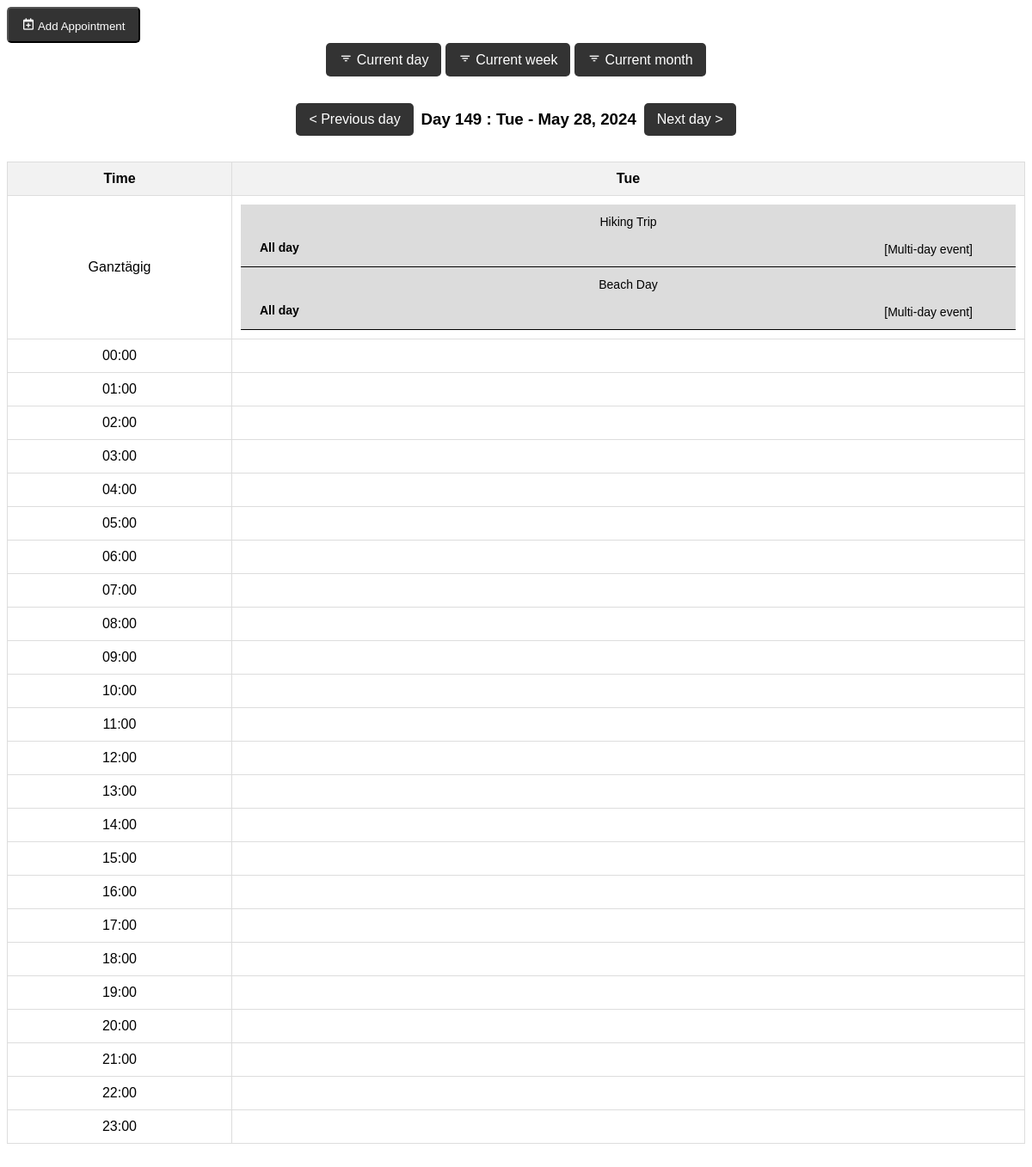
/?view=day&day=28&month=05&year=2024, run on the app's committed database.
### tables this page shows
CREATE TABLE `appointments` (
  `id` int(11) NOT NULL,
  `title` varchar(255) NOT NULL,
  `description` text DEFAULT NULL,
  `date` date NOT NULL,
  `end_date` date DEFAULT NULL,
  `start_time` time DEFAULT NULL,
  `end_time` time DEFAULT NULL,
  `is_full_day` tinyint(1) NOT NULL DEFAULT 0,
  `category` varchar(50) DEFAULT NULL,
  `created_at` timestamp NULL DEFAULT current_timestamp(),
  `category_id` int(11) DEFAULT NULL
);

### index.php (the view, shortened to what this page needs)
<?php
include 'db_connection.php';
$month = isset($_GET['month']) ? $_GET['month'] : date('m');
$year = isset($_GET['year']) ? $_GET['year'] : date('Y');
$view = isset($_GET['view']) ? $_GET['view'] : 'month';
$day = isset($_GET['day']) ? $_GET['day'] : date('j');
$daysInMonth = cal_days_in_month(CAL_GREGORIAN, $month, $year);
$firstDay = mktime(0, 0, 0, $month, 1, $year);
$monthName = date('F', $firstDay);
$dayOfWeek = date('N', $firstDay);
$currentWeek = date('W');
$daysOfWeek = ["Mon", "Tue", "Wed", "Thu", "Fri", "Sat", "Sun"];
?>
<!DOCTYPE html>
<html lang="en">
<head>
    <link rel="stylesheet" href="css/style.css">
    <link href='https://unpkg.com/boxicons@2.1.4/css/boxicons.min.css' rel='stylesheet'>
</head>
<body>
    <button onclick="openAddModal()" class="buttun"> <i class='bx bx-calendar-plus bx-tada bx-xs'></i> Add Appointment</button>
    <div class="calendar-container">
        <div class="navigation">
            <a href='?view=day&month=<?= date('m') ?>&year=<?= date('Y') ?>'> <i class='bx bx-filter'></i> Current day </a> &nbsp;
            <a href='?view=week&month=<?= date('m') ?>&year=<?= date('Y') ?>&week=<?= $currentWeek ?>'> <i class='bx bx-filter'></i> Current week</a>&nbsp;
            <a href='?view=month&month=<?= date('m') ?>&year=<?= date('Y') ?>'><i class='bx bx-filter'></i> Current month</a>
        </div>
        <?php if ($view == 'month') : ?>
            <div class="navigation">
                <a href='?month=<?= ($month == 1) ? 12 : $month - 1 ?>&year=<?= ($month == 1) ? $year - 1 : $year ?>'>
                    &lt; Previous</a>
                <h3 class='h3'><?= $monthName ?> <?= $year ?></h3>
                <a href='?month=<?= ($month == 12) ? 1 : $month + 1 ?>&year=<?= ($month == 12) ? $year + 1 : $year ?>'>Next
                    &gt;</a>
            </div>
            <table class="tableM">
                <tr>
                    <?php foreach ($daysOfWeek as $day) : ?>
                        <th><?= $day ?></th>
                    <?php endforeach; ?>
                </tr>
                <tr>
                    <?php
                    for ($i = 1; $i < $dayOfWeek; $i++) {
                        echo "<td class='other-month'>" . (date('t', mktime(0, 0, 0, $month - 1, 1, $year)) - ($dayOfWeek - $i - 1)) . "</td>";
                    }
                    $dates = [];
                    for ($day = 1; $day <= $daysInMonth; $day++) {
                        $class = ($day == date('j') && $month == date('n') && $year == date('Y')) ? 'today' : '';
                        echo "<td class='date $class' style='width: 300px'>$day";
                        if (!empty($dates)) {
                            foreach ($dates as $date => $data) {
                                if (date('d', strtotime($date)) == $day) {
                                    foreach ($data as $entry) {
                                        $color = $entry['color'];
                                        $title = (strlen($entry['title']) > 18) ? substr($entry['title'], 0, 18) . '...' : $entry['title'];
                                        $time = $entry['time'];
                                        $id = $entry['id'];
                                        echo "<div class='appointment' style='background-color: $color;'>";
                                        echo "<span class='date Hovericon' onclick='DisplayEventsModel(" . $id . ")'>$title</span><br/>";
                                        echo "<div class='descriptionCurrEv'><span>$time [Multi-day event]</span>";
                                        echo "</div></div>";
                                    }
                                    unset($dates[$date]);
                                }
                            }
                        }
                        $appointments = [];
                        $sql = "SELECT a.*, c.*, a.id FROM appointments a LEFT JOIN categories c ON a.category_id = c.id WHERE YEAR(a.date) = $year AND MONTH(a.date) = $month AND DAY(a.date) = $day ORDER BY a.start_time";
                        $result = $pdo->query($sql);
                        if ($result->rowCount() > 0) {
                            while ($row = $result->fetch(PDO::FETCH_ASSOC)) {
                                $time = '';
                                $title = (strlen($row['title']) > 18) ? substr($row['title'], 0, 18) . '...' : $row['title'];
                                if ($row["is_full_day"] == 1) {
                                    echo "<div class='appointment' style='background-color: " . $row["color"] . ";'>";
                                    echo "<span class='full-day Hovericon' onclick='DisplayEventsModel(" . $row["id"] . ")'>" . $title . "<br/></span> <div class='containerAll'> <span class='descriptionEv'> All-day</span>";
                                    $time = 'All-day';
                                } else {
                                    echo "<div class='appointment' style='background-color: " . $row["color"] . ";'>";
                                    echo "<span class='timed Hovericon' onclick='DisplayEventsModel(" . $row["id"] . ")'>" . $title . " <br/> </span>";
                                    echo "<div class='containerAll'><span class='descriptionEv'>" . substr($row["start_time"], 0, 5);
                                    if (!empty($row["end_time"])) {
                                        echo " - " . substr($row["end_time"], 0, 5);
                                    }
                                    $time = substr($row["start_time"], 0, 5) . " - " . substr($row["end_time"], 0, 5);
                                    echo "</span>";
                                }
                                if (!empty($row["end_date"]) && $row["end_date"] != $row["date"]) {
                                    $start = new DateTime($row["date"]);
                                    $end = new DateTime($row["end_date"]);
                                    $currentDate = clone $start;
                                    $currentDate = $currentDate->modify('+1 day');
                                    while ($currentDate <= $end) {
                                        $dates[$currentDate->format('Y-m-d')][] = [
                                            'color' => $row["color"],
                                            'title' => $row["title"],
                                            'id' => $row["id"],
                                            'time' => $time
                                        ];
                                        $currentDate->modify('+1 day');
                                    }
                                }
                                echo "<div class='iconsDV'><i class='bx bx-edit bx-sm Hovericon' style='margin-right: 7px;' onclick='openModalEdite(" . $row["id"] . ")'></i>";
                                echo "<i class='bx bx-trash bx-sm Hovericon' onclick='deleteAppointment(" . $row["id"] . ")'></i></div>";
                                echo "</div></div>";
                            }
                        }
                        echo "</td>";
                        if (date('N', mktime(0, 0, 0, $month, $day, $year)) == 7) {
                            echo "</tr><tr>";
                        }
                    }
                    $lastDayOfWeek = date('N', mktime(0, 0, 0, $month, $daysInMonth, $year));
                    for ($i = $lastDayOfWeek + 1; $i <= 7; $i++) {
                        $nextMonthDay = $i - $lastDayOfWeek;
                        echo "<td class='other-month'>$nextMonthDay</td>";
                    }
                    ?>
                </tr>
            </table>
        <?php elseif ($view == 'day') : ?>
            <?php
            $prevDayTimestamp = strtotime("-1 day", mktime(0, 0, 0, $month, $day, $year));
            $nextDayTimestamp = strtotime("+1 day", mktime(0, 0, 0, $month, $day, $year));
            $prevDay = date('j', $prevDayTimestamp);
            $nextDay = date('j', $nextDayTimestamp);
            $currentDay = date('M j, Y', mktime(0, 0, 0, $month, $day, $year));
            $currentDate = sprintf('%04d-%02d-%02d', $year, $month, $day);
            $dayOfYear = date('z', mktime(0, 0, 0, $month, $day, $year)) + 1;
            $prevDate = date('Y-m-d', strtotime('-1 day', strtotime($year . '-' . $month . '-' . $day)));
            $nextDate = date('Y-m-d', strtotime('+1 day', strtotime($year . '-' . $month . '-' . $day)));
            $prevYear = date('Y', strtotime($prevDate));
            $prevMonth = date('m', strtotime($prevDate));
            $nextYear = date('Y', strtotime($nextDate));
            $nextMonth = date('m', strtotime($nextDate));
            $dayName = date('D', mktime(0, 0, 0, $month, $day, $year));
            ?>
            <div class="navigation">
                <a href='?view=day&day=<?= $prevDay ?>&month=<?= $prevMonth ?>&year=<?= $prevYear ?>'>
                    < Previous day</a>&nbsp;&nbsp;
                        <h3> Day <?= $dayOfYear ?> : <?= $dayName ?> - <?= $currentDay ?></h3>
                        &nbsp;&nbsp;<a href='?view=day&day=<?= $nextDay ?>&month=<?= $nextMonth ?>&year=<?= $nextYear ?>'>Next day ></a>
            </div>
            <table>
                <tr>
                    <th>Time</th>
                    <th><?= $dayName ?></th>
                </tr>
                <tr>
                    <td style='width: 240px;'>Ganztägig</td>
                    <?php
                    $class = ($year . '-' . $month . '-' . $day  == sprintf('%04d-%02d-%02d', date('Y'), date('n'), date('j'))) ? 'today' : '';
                    ?>
                    <td class='date <?= $class ?>'>
                        <?php
                        $sql = "SELECT a.*, c.* ,a.id FROM appointments  a LEFT JOIN categories c ON a.category_id = c.id WHERE DATE(a.date) <= :date AND (DATE(a.end_date) >= :date OR a.end_date IS NULL) AND a.is_full_day = 1";
                        $stmt = $pdo->prepare($sql);
                        $stmt->bindValue(':date', "$year-$month-$day");
                        $stmt->execute();
                        $fullDayEvents = $stmt->fetchAll(PDO::FETCH_ASSOC);
                        foreach ($fullDayEvents as $fullDayEvent) {
                            echo "<div class='appointment' style='background-color: " . $fullDayEvent["color"] . ";'>";
                            echo "<span class='full-day Hovericon' onclick='DisplayEventsModel(" . $fullDayEvent["id"] . ")'>" . $fullDayEvent['title'] . "<br/></span> <div class='containerAll' style='margin-top: 16px;'> <span class='descriptionEv'> All day </span>";
                            if ($fullDayEvent['date'] == $currentDate) {
                                echo "<div class='iconsDV' style='margin-right: 50px;'><i class='bx bx-edit bx-sm Hovericon' style='margin-right: 7px;' onclick='openModalEdite(" . $fullDayEvent["id"] . ")'></i>";
                                echo "<i class='bx bx-trash bx-sm Hovericon' onclick='deleteAppointment(" . $fullDayEvent["id"] . ")'></i></div>";
                                echo "</div></div>";
                            } else {
                                echo "<div class='iconsDV' style='margin-right: 50px;'><span> [Multi-day event]</span></div>";
                                echo "</div></div>";
                            }
                        }
                        ?>
                    </td>
                </tr>
                <?php for ($hour = 0; $hour < 24; $hour++) : ?>
                    <tr>
                        <td style='width: 240px;'><?= str_pad($hour, 2, '0', STR_PAD_LEFT) ?>:00</td>
                        <td class='date <?= $class ?>'>
                        </td>
                    </tr>
                <?php endfor; ?>
            </table>
        <?php endif; ?>
    </div>
</body>
</html>

### css/style.css (style rules this page uses)
body { font-family: Arial, sans-serif; }
table { border-collapse: collapse; width: 100%; margin-bottom: 70px; }
th, td { border: 1px solid #ddd; padding: 10px; text-align: center; }
th { background-color: #f2f2f2; }
.navigation { margin-bottom: 20px; display: flex; justify-content: center; align-items: center; }
.navigation a ,.buttun { padding: 10px 15px; background-color: #333; color: #fff; text-decoration: none; border-radius: 5px; transition: background-color 0.3s ease; }
.appointment { font-size: 14px; padding-top: 12px; padding-bottom: 12px; border-bottom: 1px solid black; }
.descriptionEv { color: black; font-weight: bolder; margin-left: 22px; margin-top: -5px; font-size: 14px; }
.containerAll { display: flex; align-items: center; margin-top: 9px; }
.iconsDV { margin-left: auto; margin-right: 15px; }
.Hovericon { cursor: pointer; }

### data on the page
appointments: title "Hiking Trip", date "[Multi-day event]"
appointments: title "Beach Day", date "[Multi-day event]"

### other printed values
$dayOfYear "149"
$dayName "Tue"
$currentDay "May 28, 2024"
str_pad($hour, 2, '0', STR_PAD_LEFT) "00"
str_pad($hour, 2, '0', STR_PAD_LEFT) "01"
str_pad($hour, 2, '0', STR_PAD_LEFT) "02"
str_pad($hour, 2, '0', STR_PAD_LEFT) "03"
str_pad($hour, 2, '0', STR_PAD_LEFT) "04"
str_pad($hour, 2, '0', STR_PAD_LEFT) "05"
str_pad($hour, 2, '0', STR_PAD_LEFT) "06"
str_pad($hour, 2, '0', STR_PAD_LEFT) "07"
str_pad($hour, 2, '0', STR_PAD_LEFT) "08"
str_pad($hour, 2, '0', STR_PAD_LEFT) "09"
str_pad($hour, 2, '0', STR_PAD_LEFT) "10"
str_pad($hour, 2, '0', STR_PAD_LEFT) "11"
